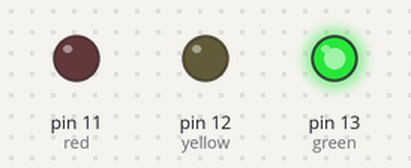
Recording of a sketch running on a simulated Arduino Uno, built with avr-gcc and run on an emulated ATmega328P. Shown: output pins drawn as LEDs (lit = HIGH).

Above: at 3.0 s.
At 7.0 s:
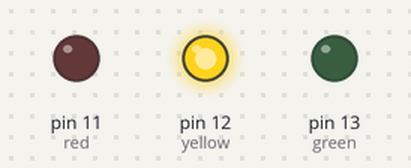
At 11.0 s:
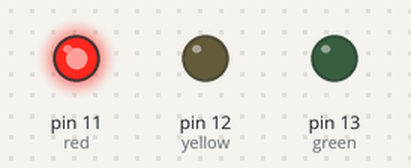
Timing chart, 0 to 18.2 s (numbered marks = the images above):
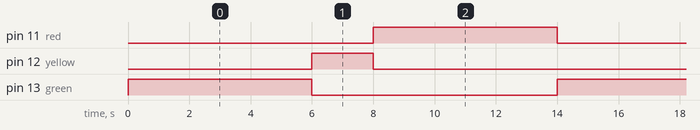

Measured:
- by itself, pin 11 (red), pin 13 (green): alternates HIGH for 6.0 s and LOW for 8.0 s
- by itself, pin 12 (yellow): alternates HIGH for 2.0 s and LOW for 12.0 s
- by itself, everything shown: repeats every 14.0 s, in 3 steps

The sketch:

traffic_light.ino
```cpp
const int red =  11;
const int yellow =  12;
const int green =  13;
void setup() {
pinMode(red, OUTPUT);
pinMode(yellow, OUTPUT);
pinMode(green, OUTPUT);
}

void loop() {
digitalWrite(red, LOW);
digitalWrite(yellow, LOW);
digitalWrite(green, HIGH);
delay(6000);
digitalWrite(red, LOW);
digitalWrite(yellow, HIGH);
digitalWrite(green, LOW);
delay(2000);
digitalWrite(red, HIGH);
digitalWrite(yellow, LOW);
digitalWrite(green, LOW);
delay(6000);
}
```
